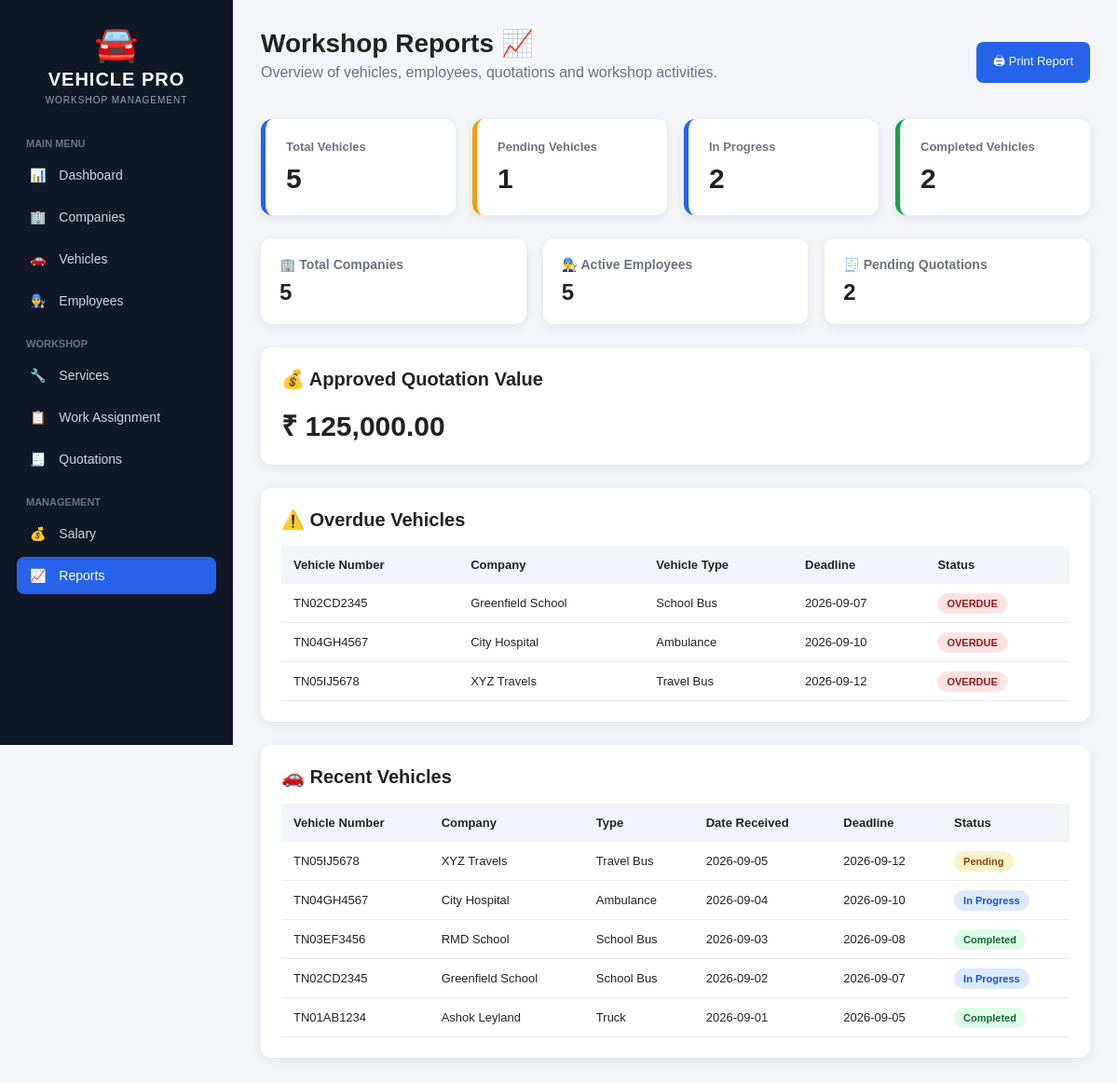
The app's page /reports.php with its own data.
### tables this page shows
CREATE TABLE `vehicles` (
  `vehicle_id` int NOT NULL AUTO_INCREMENT,
  `company_id` int NOT NULL,
  `vehicle_number` varchar(20) NOT NULL,
  `vehicle_type` varchar(50) DEFAULT NULL,
  `chassis_number` varchar(50) DEFAULT NULL,
  `date_received` date DEFAULT NULL,
  `deadline` date DEFAULT NULL,
  `status` varchar(30) DEFAULT NULL,
  PRIMARY KEY (`vehicle_id`),
  UNIQUE KEY `vehicle_number` (`vehicle_number`),
  UNIQUE KEY `chassis_number` (`chassis_number`),
  KEY `company_id` (`company_id`),
  CONSTRAINT `vehicles_ibfk_1` FOREIGN KEY (`company_id`) REFERENCES `companies` (`company_id`)
);

CREATE TABLE `companies` (
  `company_id` int NOT NULL AUTO_INCREMENT,
  `company_name` varchar(100) NOT NULL,
  `contact_person` varchar(100) DEFAULT NULL,
  `phone` varchar(15) DEFAULT NULL,
  `email` varchar(100) DEFAULT NULL,
  `address` varchar(255) DEFAULT NULL,
  PRIMARY KEY (`company_id`)
);

### reports.php (the view, shortened to what this page needs)
<?php
require_once 'includes/db.php';
$total_vehicles = $conn->query("SELECT COUNT(*) AS total FROM vehicles")->fetch_assoc()['total'];
$pending_vehicles = $conn->query(
    "SELECT COUNT(*) AS total FROM vehicles WHERE status='Pending'"
)->fetch_assoc()['total'];
$in_progress = $conn->query(
    "SELECT COUNT(*) AS total FROM vehicles WHERE status='In Progress'"
)->fetch_assoc()['total'];
$completed = $conn->query(
    "SELECT COUNT(*) AS total FROM vehicles WHERE status='Completed'"
)->fetch_assoc()['total'];
$total_companies = $conn->query(
    "SELECT COUNT(*) AS total FROM companies"
)->fetch_assoc()['total'];
$total_employees = $conn->query(
    "SELECT COUNT(*) AS total FROM employees WHERE status='Active'"
)->fetch_assoc()['total'];
$pending_quotations = $conn->query(
    "SELECT COUNT(*) AS total FROM quotations WHERE quotation_status='Pending'"
)->fetch_assoc()['total'];
$quotation_result = $conn->query(
    "SELECT COALESCE(SUM(estimated_amount),0) AS total
     FROM quotations
     WHERE quotation_status='Approved'"
);
$total_quotation_value = $quotation_result->fetch_assoc()['total'];
$overdue_query = "
    SELECT
        v.vehicle_id,
        v.vehicle_number,
        c.company_name,
        v.vehicle_type,
        v.deadline,
        v.status
    FROM vehicles v
    JOIN companies c ON v.company_id = c.company_id
    WHERE v.deadline < CURDATE()
    AND v.status != 'Completed'
    ORDER BY v.deadline ASC
";
$overdue_vehicles = $conn->query($overdue_query);
$recent_query = "
    SELECT
        v.vehicle_number,
        c.company_name,
        v.vehicle_type,
        v.date_received,
        v.deadline,
        v.status
    FROM vehicles v
    JOIN companies c ON v.company_id = c.company_id
    ORDER BY v.vehicle_id DESC
    LIMIT 10
";
$recent_vehicles = $conn->query($recent_query);
?>
<!DOCTYPE html>
<html lang="en">
<head>
</head>
<body>
<div class="sidebar">
    <div class="logo">
        <div class="car-icon">🚘</div>
        <h2>VEHICLE PRO</h2>
        <p>WORKSHOP MANAGEMENT</p>
    </div>
    <div class="menu-title">Main Menu</div>
    <a href="dashboard.php">
        <span>📊</span> Dashboard
    </a>
    <a href="companies.php">
        <span>🏢</span> Companies
    </a>
    <a href="vehicles.php">
        <span>🚗</span> Vehicles
    </a>
    <a href="employees.php">
        <span>👨‍🔧</span> Employees
    </a>
    <div class="menu-title">Workshop</div>
    <a href="services.php">
        <span>🔧</span> Services
    </a>
    <a href="assignments.php">
        <span>📋</span> Work Assignment
    </a>
    <a href="quotations.php">
        <span>🧾</span> Quotations
    </a>
    <div class="menu-title">Management</div>
    <a href="salary.php">
        <span>💰</span> Salary
    </a>
    <a href="reports.php" class="active">
        <span>📈</span> Reports
    </a>
</div>
<div class="main">
    <div class="header">
        <div>
            <h1>Workshop Reports 📈</h1>
            <p>
                Overview of vehicles, employees, quotations and workshop activities.
            </p>
        </div>
        <button class="print-btn" onclick="window.print()">
            🖨 Print Report
        </button>
    </div>
    <div class="stats">
        <div class="stat-card blue">
            <h4>Total Vehicles</h4>
            <div class="number">
                <?php echo $total_vehicles; ?>
            </div>
        </div>
        <div class="stat-card orange">
            <h4>Pending Vehicles</h4>
            <div class="number">
                <?php echo $pending_vehicles; ?>
            </div>
        </div>
        <div class="stat-card blue">
            <h4>In Progress</h4>
            <div class="number">
                <?php echo $in_progress; ?>
            </div>
        </div>
        <div class="stat-card green">
            <h4>Completed Vehicles</h4>
            <div class="number">
                <?php echo $completed; ?>
            </div>
        </div>
    </div>
    <div class="small-stats">
        <div class="small-card">
            <h3>🏢 Total Companies</h3>
            <strong>
                <?php echo $total_companies; ?>
            </strong>
        </div>
        <div class="small-card">
            <h3>👨‍🔧 Active Employees</h3>
            <strong>
                <?php echo $total_employees; ?>
            </strong>
        </div>
        <div class="small-card">
            <h3>🧾 Pending Quotations</h3>
            <strong>
                <?php echo $pending_quotations; ?>
            </strong>
        </div>
    </div>
    <div class="report-box">
        <h2>💰 Approved Quotation Value</h2>
        <div style="font-size:30px;font-weight:bold;">
            ₹ <?php echo number_format($total_quotation_value, 2); ?>
        </div>
    </div>
    <div class="report-box">
        <h2>⚠️ Overdue Vehicles</h2>
        <div class="table-container">
        <table>
            <tr>
                <th>Vehicle Number</th>
                <th>Company</th>
                <th>Vehicle Type</th>
                <th>Deadline</th>
                <th>Status</th>
            </tr>
            <?php if ($overdue_vehicles->num_rows > 0) { ?>
                <?php while ($row = $overdue_vehicles->fetch_assoc()) { ?>
                    <tr>
                        <td>
                            <?php echo htmlspecialchars($row['vehicle_number']); ?>
                        </td>
                        <td>
                            <?php echo htmlspecialchars($row['company_name']); ?>
                        </td>
                        <td>
                            <?php echo htmlspecialchars($row['vehicle_type']); ?>
                        </td>
                        <td>
                            <?php echo htmlspecialchars($row['deadline']); ?>
                        </td>
                        <td>
                            <span class="status overdue">
                                OVERDUE
                            </span>
                        </td>
                    </tr>
                <?php } ?>
            <?php } ?>
        </table>
        </div>
    </div>
    <div class="report-box">
        <h2>🚗 Recent Vehicles</h2>
        <div class="table-container">
        <table>
            <tr>
                <th>Vehicle Number</th>
                <th>Company</th>
                <th>Type</th>
                <th>Date Received</th>
                <th>Deadline</th>
                <th>Status</th>
            </tr>
            <?php while ($row = $recent_vehicles->fetch_assoc()) { ?>
                <tr>
                    <td>
                        <?php echo htmlspecialchars($row['vehicle_number']); ?>
                    </td>
                    <td>
                        <?php echo htmlspecialchars($row['company_name']); ?>
                    </td>
                    <td>
                        <?php echo htmlspecialchars($row['vehicle_type']); ?>
                    </td>
                    <td>
                        <?php echo htmlspecialchars($row['date_received']); ?>
                    </td>
                    <td>
                        <?php echo htmlspecialchars($row['deadline']); ?>
                    </td>
                    <td>
                        <?php
                        if ($row['status'] == 'Pending') {
                            echo '<span class="status pending">Pending</span>';
                        } elseif ($row['status'] == 'In Progress') {
                            echo '<span class="status progress">In Progress</span>';
                        } else {
                            echo '<span class="status completed">Completed</span>';
                        }
                        ?>
                    </td>
                </tr>
            <?php } ?>
        </table>
        </div>
    </div>
</div>
</body>
</html>

### reports.php (style rules this page uses)
* { box-sizing: border-box; }
body { margin: 0; font-family: Arial, Helvetica, sans-serif; background: #f3f5f8; color: #222; }
.sidebar { position: fixed; left: 0; top: 0; width: 250px; height: 100vh; background: #111827; color: white; padding: 25px 18px; }
.logo { text-align: center; margin-bottom: 35px; }
.car-icon { font-size: 38px; }
.logo h2 { margin: 5px 0; font-size: 20px; letter-spacing: 1px; }
.logo p { margin: 0; font-size: 10px; color: #9ca3af; letter-spacing: 1px; }
.menu-title { color: #6b7280; font-size: 11px; font-weight: bold; margin: 20px 10px 8px; text-transform: uppercase; }
.sidebar a { display: block; color: #d1d5db; text-decoration: none; padding: 12px 14px; border-radius: 8px; margin-bottom: 5px; font-size: 14px; }
.sidebar a span { margin-right: 10px; }
.sidebar a:hover, .sidebar a.active { background: #2563eb; color: white; }
.main { margin-left: 250px; padding: 30px; }
.header { display: flex; justify-content: space-between; align-items: center; margin-bottom: 25px; }
.header h1 { margin: 0; font-size: 28px; }
.header p { color: #6b7280; margin-top: 6px; }
.stats { display: grid; grid-template-columns: repeat(4, 1fr); gap: 18px; margin-bottom: 25px; }
.stat-card { background: white; border-radius: 12px; padding: 22px; box-shadow: 0 3px 12px rgba(0,0,0,0.08); }
.stat-card h4 { margin: 0; color: #6b7280; font-size: 13px; }
.stat-card .number { font-size: 30px; font-weight: bold; margin-top: 10px; }
.blue { border-left: 5px solid #2563eb; }
.orange { border-left: 5px solid #f59e0b; }
.green { border-left: 5px solid #16a34a; }
.small-stats { display: grid; grid-template-columns: repeat(3, 1fr); gap: 18px; margin-bottom: 25px; }
.small-card { background: white; padding: 20px; border-radius: 12px; box-shadow: 0 3px 12px rgba(0,0,0,0.08); }
.small-card h3 { margin: 0 0 8px; font-size: 14px; color: #6b7280; }
.small-card strong { font-size: 24px; }
.report-box { background: white; border-radius: 12px; padding: 22px; margin-bottom: 25px; box-shadow: 0 3px 12px rgba(0,0,0,0.08); }
.report-box h2 { margin-top: 0; font-size: 20px; }
.table-container { overflow-x: auto; }
table { width: 100%; border-collapse: collapse; }
th { background: #f1f5f9; padding: 13px; text-align: left; font-size: 13px; }
td { padding: 13px; border-bottom: 1px solid #e5e7eb; font-size: 13px; }
.status { padding: 5px 10px; border-radius: 20px; font-size: 11px; font-weight: bold; }
.status.pending { background: #fef3c7; color: #92400e; }
.status.progress { background: #dbeafe; color: #1d4ed8; }
.status.completed { background: #dcfce7; color: #166534; }
.status.overdue { background: #fee2e2; color: #991b1b; }
.print-btn { background: #2563eb; color: white; border: none; padding: 11px 18px; border-radius: 7px; cursor: pointer; font-size: 13px; }

### records on screen
vehicles: vehicle_number "TN02CD2345", company.company_name "Greenfield School", vehicle_type "School Bus", deadline "2026-09-07", date_received "2026-09-02", status "In Progress"
vehicles: vehicle_number "TN04GH4567", company.company_name "City Hospital", vehicle_type "Ambulance", deadline "2026-09-10", date_received "2026-09-04", status "In Progress"
vehicles: vehicle_number "TN05IJ5678", company.company_name "XYZ Travels", vehicle_type "Travel Bus", deadline "2026-09-12", date_received "2026-09-05", status "Pending"
vehicles: vehicle_number "TN03EF3456", company.company_name "RMD School", vehicle_type "School Bus", date_received "2026-09-03", deadline "2026-09-08", status "Completed"
vehicles: vehicle_number "TN01AB1234", company.company_name "Ashok Leyland", vehicle_type "Truck", date_received "2026-09-01", deadline "2026-09-05", status "Completed"

### other values on screen
$total_vehicles "5"
$pending_vehicles "1"
$in_progress "2"
$completed "2"
$total_companies "5"
$total_employees "5"
$pending_quotations "2"
$total_quotation_value "125,000.00"
